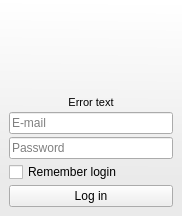
<?xml version="1.0" encoding="UTF-8"?>
<ui version="4.0">
 <class>LoginDialog</class>
 <widget class="QMainWindow" name="LoginDialog">
  <property name="geometry">
   <rect>
    <x>0</x>
    <y>0</y>
    <width>182</width>
    <height>216</height>
   </rect>
  </property>
  <property name="minimumSize">
   <size>
    <width>182</width>
    <height>216</height>
   </size>
  </property>
  <property name="maximumSize">
   <size>
    <width>182</width>
    <height>216</height>
   </size>
  </property>
  <property name="windowTitle">
   <string notr="true">Point</string>
  </property>
  <property name="windowIcon">
   <iconset resource="point.qrc">
    <normaloff>:/icons/point</normaloff>:/icons/point</iconset>
  </property>
  <property name="windowOpacity">
   <double>1.000000000000000</double>
  </property>
  <property name="styleSheet">
   <string notr="true">#centralwidget { background-color: qlineargradient(spread:pad, x1:0.5, y1:1, x2:0.509852, y2:0, stop:0.173267 rgba(234, 234, 234, 255), stop:1 rgba(255, 255, 255, 255)); }</string>
  </property>
  <widget class="QWidget" name="centralwidget">
   <layout class="QVBoxLayout" name="verticalLayout">
    <item>
     <layout class="QVBoxLayout" name="mainLayout">
      <property name="spacing">
       <number>6</number>
      </property>
      <property name="sizeConstraint">
       <enum>QLayout::SetMaximumSize</enum>
      </property>
      <property name="topMargin">
       <number>0</number>
      </property>
      <property name="bottomMargin">
       <number>0</number>
      </property>
      <item>
       <widget class="QLabel" name="pointLabel">
        <property name="text">
         <string/>
        </property>
        <property name="pixmap">
         <pixmap resource="point.qrc">:/icons/point</pixmap>
        </property>
        <property name="alignment">
         <set>Qt::AlignCenter</set>
        </property>
       </widget>
      </item>
      <item>
       <layout class="QVBoxLayout" name="loginLayout">
        <property name="spacing">
         <number>3</number>
        </property>
        <property name="sizeConstraint">
         <enum>QLayout::SetMaximumSize</enum>
        </property>
        <property name="topMargin">
         <number>0</number>
        </property>
        <item>
         <widget class="QLabel" name="errorLabel">
          <property name="font">
           <font>
            <pointsize>8</pointsize>
           </font>
          </property>
          <property name="text">
           <string notr="true">Error text</string>
          </property>
          <property name="alignment">
           <set>Qt::AlignCenter</set>
          </property>
         </widget>
        </item>
        <item>
         <widget class="QLineEdit" name="emailText">
          <property name="styleSheet">
           <string notr="true"/>
          </property>
          <property name="placeholderText">
           <string>E-mail</string>
          </property>
         </widget>
        </item>
        <item>
         <widget class="QLineEdit" name="passwordText">
          <property name="inputMask">
           <string/>
          </property>
          <property name="frame">
           <bool>true</bool>
          </property>
          <property name="echoMode">
           <enum>QLineEdit::Password</enum>
          </property>
          <property name="placeholderText">
           <string>Password</string>
          </property>
         </widget>
        </item>
        <item>
         <widget class="QCheckBox" name="rememberBox">
          <property name="text">
           <string>Remember login</string>
          </property>
         </widget>
        </item>
        <item>
         <widget class="QPushButton" name="loginButton">
          <property name="text">
           <string>Log in</string>
          </property>
         </widget>
        </item>
       </layout>
      </item>
     </layout>
    </item>
   </layout>
  </widget>
 </widget>
 <tabstops>
  <tabstop>emailText</tabstop>
  <tabstop>passwordText</tabstop>
 </tabstops>
 <resources>
  <include location="point.qrc"/>
 </resources>
 <connections>
  <connection>
   <sender>passwordText</sender>
   <signal>returnPressed()</signal>
   <receiver>loginButton</receiver>
   <slot>animateClick()</slot>
   <hints>
    <hint type="sourcelabel">
     <x>124</x>
     <y>151</y>
    </hint>
    <hint type="destinationlabel">
     <x>93</x>
     <y>202</y>
    </hint>
   </hints>
  </connection>
  <connection>
   <sender>emailText</sender>
   <signal>returnPressed()</signal>
   <receiver>loginButton</receiver>
   <slot>animateClick()</slot>
   <hints>
    <hint type="sourcelabel">
     <x>170</x>
     <y>121</y>
    </hint>
    <hint type="destinationlabel">
     <x>170</x>
     <y>204</y>
    </hint>
   </hints>
  </connection>
 </connections>
</ui>
